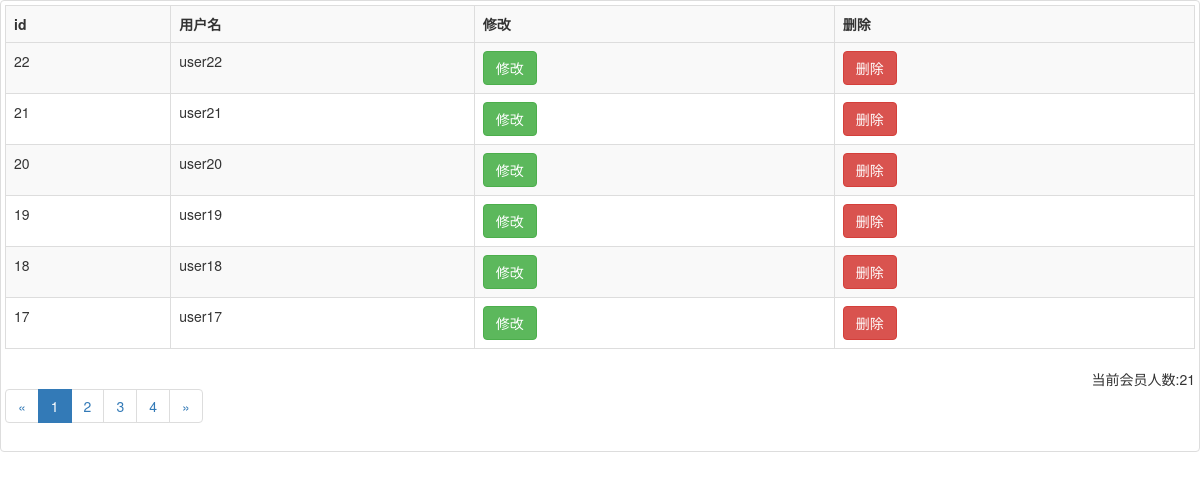
Page /mySite/admin/user/select.php (signed in) on the committed database.
### tables this page shows
CREATE TABLE `user` (
  `id` int(10) UNSIGNED NOT NULL COMMENT 'id' AUTO_INCREMENT primary key,
  `username` varchar(30) NOT NULL COMMENT '用户名',
  `password` char(32) NOT NULL COMMENT '密码',
  `isadmin` tinyint(4) NOT NULL DEFAULT '0'
);

### mySite/admin/user/select.php (the view, shortened to what this page needs)
<?php
include "../../public/common/config.php";
include "../../public/common/Page.class.php";
$sql1="select count(*) from user where isadmin=0";
$smt1=$pdo->prepare($sql1);
$smt1->execute();
$sum=$smt1->fetchColumn();
$num=6;
$page=$_GET['page']?$_GET['page']:1;
$page=new Page($sum,$num,$page);
$sql="select * from user where isadmin=0 order by id desc limit {$page->idx},{$page->num}";
$smt=$pdo->prepare($sql);
$smt->execute();
$rows=$smt->fetchAll();
 ?>
<!doctype html>
<html lang="en">
<head>
	<link rel="stylesheet" href="../../public/css/bootstrap.min.css">
	<link rel="stylesheet" href="../public/css/index.css">
</head>
<body>
	<div class="thumbnail">
        	<table class="table table-striped table-bordered table-hover">
				<tr>
					<th>id</th>
					<th>用户名</th>
					<th>修改</th>
					<th>删除</th>
				</tr>
				<tr>
					<?php
					foreach($rows as $row){
						echo "<tr>";
						echo "<td>{$row['id']}</td>";
						echo "<td>{$row['username']}</td>";
						echo "<td><a href='revamp.php?id={$row['id']}' class='btn btn-success'>修改</a></td>";
						echo "<td><a href='javascript:' class='btn btn-danger' num='{$row['id']}'>删除</a></td>";
						echo "</tr>";
					}
					 ?>
				</tr>
			</table>
			<p class="pull-right" id="sum">当前会员人数:<span><?php echo $sum; ?></span></p>
			<?php
				echo $page->show;
			 ?>
    </div>
</body>
</html>

### mySite/admin/public/css/index.css (style rules this page uses)
body { min-width: 500px; }

### rows in the picture
user: id "22", username "user22"
user: id "21", username "user21"
user: id "20", username "user20"
user: id "19", username "user19"
user: id "18", username "user18"
user: id "17", username "user17"

### other values in the picture
$sum "21"
